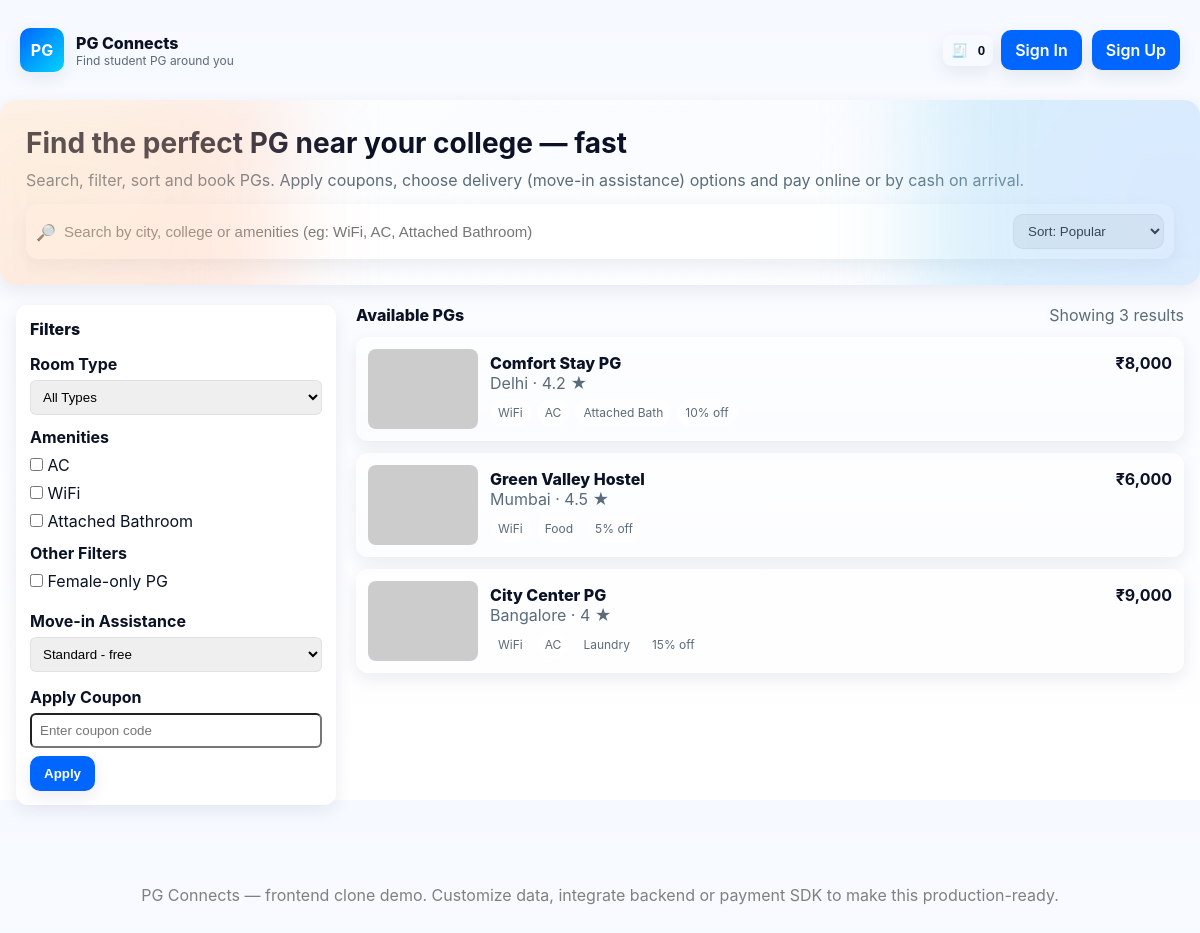
The page / on the database its author committed.
### tables this page shows
CREATE TABLE IF NOT EXISTS pgs (
    id INT AUTO_INCREMENT PRIMARY KEY,
    title VARCHAR(200) NOT NULL,
    city VARCHAR(100) NOT NULL,
    price DECIMAL(10,2) NOT NULL,
    rating FLOAT DEFAULT 0.0,
    discount INT DEFAULT 0,
    type VARCHAR(50) NOT NULL,
    amenities TEXT,
    image VARCHAR(255),
    femaleOnly BOOLEAN DEFAULT 0,
    vegOnly BOOLEAN DEFAULT 0,
    created_at TIMESTAMP DEFAULT CURRENT_TIMESTAMP
);

### index.php (the view, shortened to what this page needs)
<?php
include 'Backend/config.php';
$order = "ORDER BY created_at DESC";
try {
    $sql = "SELECT * FROM pgs";
    $sql .= " $order";
    $pgs = mysqli_query($conn, $sql);
    $pg_count = mysqli_num_rows($pgs);
} catch (Exception $e) {
    $error = $e->getMessage();
    $pg_count = 0;
    $pgs = [];
}
?>
<head>
    <link rel="stylesheet" href="style.css" />
</head>
<body>
    <div id="app">
        <header>
            <div class="brand">
                <div class="logo">PG</div>
                <div>
                    <div style="font-weight:800">PG Connects</div>
                    <div class="muted" style="font-size:12px">Find student PG around you</div>
                </div>
            </div>
            <div class="nav-actions">
                <div style="display:flex; gap:8px; align-items:center">
                    <button id="cartBtn" class="icon-btn">🧾 <span id="cartCount"
                            style="font-weight:700; margin-left:6px">0</span></button>
                    <div class="nav-actions">
                        <?php if (isset($_SESSION['username'])): ?>
                        <span style="margin-right:10px; font-weight:600;">
                            👋 Welcome,
                            <?php echo htmlspecialchars($_SESSION['username']); ?>
                        </span>
                        <a href="Backend/logout.php" class="btn">Logout</a>
                        <?php else: ?>
                        <a href="login.php" class="btn">Sign In</a>
                        <a href="signup.php" class="btn">Sign Up</a>
                        <?php endif; ?>
                    </div>
                </div>
            </div>
        </header>
        <section class="hero">
            <div class="bg-blobs">
                <div class="blob a"></div>
                <div class="blob b"></div>
            </div>
            <div class="hero-inner">
                <div class="left">
                    <h1>Find the perfect PG near your college — fast</h1>
                    <p class="lead">Search, filter, sort and book PGs. Apply coupons, choose delivery (move-in
                        assistance) options and pay online or by cash on arrival.</p>
                    <div class="controls">
                        <form method="GET" action="" style="width: 100%;">
                            <div class="search">
                                <span>🔎</span>
                                <input name="q" id="searchInput" value="<?php echo htmlspecialchars($_GET['q'] ?? ''); ?>"
                                    placeholder="Search by city, college or amenities (eg: WiFi, AC, Attached Bathroom)" />
                                <select name="sort" id="sortSelect" title="Sort" onchange="this.form.submit()">
                                    <option value="popular" <?php echo ($_GET['sort'] ?? '') == 'popular' ? 'selected' : ''; ?>>Sort: Popular</option>
                                </select>
                            </div>
                        </form>
                    </div>
                </div>
            </div>
        </section>
        <main class="main">
            <aside class="sidebar">
                <div style="font-weight:800; margin-bottom:15px">Filters</div>
                <form method="GET" action="">
                    <div style="margin-bottom:12px">
                        <div style="font-weight:700; margin-bottom:6px">Room Type</div>
                        <select name="type" onchange="this.form.submit()" style="width:100%; padding:8px; border-radius:6px;">
                            <option value="all" <?php echo ($_GET['type'] ?? '') == 'all' ? 'selected' : ''; ?>>All Types</option>
                        </select>
                    </div>
                    <div style="margin-bottom:12px">
                        <div style="font-weight:700; margin-bottom:8px">Amenities</div>
                        <div style="margin-bottom:8px">
                            <label><input type="checkbox" name="ac" <?php echo isset($_GET['ac']) ? 'checked' : ''; ?> onchange="this.form.submit()" /> AC</label>
                        </div>
                        <div style="margin-bottom:8px">
                            <label><input type="checkbox" name="wifi" <?php echo isset($_GET['wifi']) ? 'checked' : ''; ?> onchange="this.form.submit()" /> WiFi</label>
                        </div>
                        <div style="margin-bottom:8px">
                            <label><input type="checkbox" name="attached" <?php echo isset($_GET['attached']) ? 'checked' : ''; ?> onchange="this.form.submit()" /> Attached Bathroom</label>
                        </div>
                    </div>
                    <div style="margin-bottom:12px">
                        <div style="font-weight:700; margin-bottom:8px">Other Filters</div>
                        <div style="margin-bottom:8px">
                            <label><input type="checkbox" name="femaleOnly" <?php echo isset($_GET['femaleOnly']) ? 'checked' : ''; ?> onchange="this.form.submit()" /> Female-only PG</label>
                        </div>
                    </div>
                </form>
                <div style="margin-top:20px">
                    <div style="font-weight:700; margin-bottom:6px">Move-in Assistance</div>
                    <select id="deliveryOption" style="width:100%; padding:8px; border-radius:6px;">
                        <option value="standard">Standard - free</option>
                    </select>
                </div>
                <div style="margin-top:15px">
                    <div style="font-weight:700; margin-bottom:6px">Apply Coupon</div>
                    <input id="couponInput" placeholder="Enter coupon code"
                        style="width:100%; padding:8px; border-radius:6px;" />
                    <div style="margin-top:8px; display:flex; gap:8px;">
                        <button id="applyCoupon" class="btn">Apply</button>
                    </div>
                </div>
            </aside>
            <section>
                <div style="display:flex; align-items:center; justify-content:space-between; margin-bottom:12px">
                    <div style="font-weight:800">Available PGs</div>
                    <div class="muted">Showing <?php echo $pg_count; ?> results</div>
                </div>
                <?php if (isset($error)): ?>
                    <div class="error-message">Error loading PGs: <?php echo htmlspecialchars($error); ?></div>
                <?php else: ?>
                    <div class="listings">
                        <?php while ($pg = mysqli_fetch_assoc($pgs)): ?>
                            <div class="card">
                                <img src="<?php echo htmlspecialchars($pg['image']); ?>"
                                     alt="<?php echo htmlspecialchars($pg['title']); ?>"
                                     onerror="this.src='https://via.placeholder.com/300x200?text=PG+Image'" />
                                <div class="meta">
                                    <div style="display:flex; justify-content:space-between; align-items:center">
                                        <div style="font-weight:800"><?php echo htmlspecialchars($pg['title']); ?></div>
                                        <div class="price">₹<?php echo number_format($pg['price']); ?></div>
                                    </div>
                                    <div class="muted">
                                        <?php echo htmlspecialchars($pg['city']); ?> · <?php echo $pg['rating']; ?> ★
                                    </div>
                                    <div class="tags">
                                        <?php
                                        $tags = explode(",", $pg['amenities']);
                                        foreach ($tags as $t) {
                                            echo "<div class='tag'>" . htmlspecialchars(trim($t)) . "</div>";
                                        }
                                        ?>
                                        <?php if ($pg['discount'] > 0) echo "<div class='tag'>{$pg['discount']}% off</div>"; ?>
                                    </div>
                                </div>
                            </div>
                        <?php endwhile; ?>
                    </div>
                <?php endif; ?>
            </section>
        </main>
        <footer>
            <div style="max-width:1200px; margin:0 auto; text-align:center; padding:20px;">
                <div style="color:gray; margin-bottom:15px;">
                    PG Connects &mdash; frontend clone demo. Customize data, integrate backend or payment SDK to make
                    this production-ready.
                </div>
            </div>
        </footer>
    </div>
</body>
</html>

### style.css (style rules this page uses)
* { box-sizing: border-box; margin: 0; padding: 0; }
html, body, #app { height: 100%; }
body { font-family: Inter, ui-sans-serif, system-ui, -apple-system, "Segoe UI", Roboto, "Helvetica Neue", Arial; background: var(--bg); color: var(--fg); transition: background .3s ease, color .3s ease; }
header { position: sticky; top: 16px; display: flex; align-items: center; justify-content: space-between; gap: 16px; padding: 12px 20px; max-width: 1200px; margin: 12px auto; z-index: 20; }
.brand { display: flex; align-items: center; gap: 12px; }
.logo { width: 44px; height: 44px; border-radius: 10px; background: linear-gradient(135deg, var(--accent), #00d4ff); box-shadow: var(--shadow); display: flex; align-items: center; justify-content: center; color: white; font-weight: 700; }
.nav-actions { display: flex; gap: 10px; align-items: center; }
button, .btn { background: var(--accent); color: white; border: none; padding: 10px 14px; border-radius: 10px; cursor: pointer; font-weight: 600; box-shadow: var(--shadow); }
.icon-btn { background: transparent; color: var(--fg); border-radius: 8px; padding: 8px; }
.hero { max-width: 1200px; margin: 20px auto; padding: 26px; border-radius: 16px; background: linear-gradient(135deg, rgba(255, 255, 255, 0.6), rgba(255, 255, 255, 0.3)); backdrop-filter: blur(6px); box-shadow: var(--shadow); position: relative; overflow: hidden; }
.hero-inner { display: flex; gap: 20px; align-items: center; }
.hero .left { flex: 1; }
h1 { font-size: 28px; margin-bottom: 10px; }
p.lead { color: var(--muted); margin-bottom: 14px; }
.bg-blobs { position: absolute; inset: 0; z-index: 0; pointer-events: none; }
.blob { position: absolute; filter: blur(48px); opacity: 0.35; transform: translate3d(0, 0, 0); }
.blob.a { width: 360px; height: 360px; left: -80px; top: -40px; background: radial-gradient(circle at 30% 20%, #ffd6a5, #ffb4a2); animation: float 12s ease-in-out infinite; }
.blob.b { width: 420px; height: 420px; right: -140px; bottom: -80px; background: radial-gradient(circle at 60% 60%, #a0c4ff, #90e0ef); animation: float 18s ease-in-out infinite reverse; }
.controls { display: flex; gap: 12px; margin-top: 12px; align-items: center; }
.search { flex: 1; display: flex; gap: 8px; background: var(--card); padding: 10px; border-radius: 12px; align-items: center; box-shadow: var(--shadow); }
.search input { border: 0; outline: none; background: transparent; width: 100%; color: var(--fg); font-size: 15px; }
select, input[type=number], input[type=text] { border-radius: 10px; border: 1px solid rgba(0, 0, 0, 0.06); padding: 8px 10px; }
.main { max-width: 1200px; margin: 20px auto; display: grid; grid-template-columns: 320px 1fr; gap: 20px; padding: 0 16px; }
.sidebar { position: relative; padding: 14px; border-radius: 12px; background: var(--card); box-shadow: var(--shadow); }
.listings { display: grid; gap: 12px; }
.card { display: flex; gap: 12px; padding: 12px; border-radius: 12px; background: linear-gradient(180deg, rgba(255, 255, 255, 0.6), transparent); box-shadow: var(--shadow); align-items: center; }
.card img { width: 110px; height: 80px; object-fit: cover; border-radius: 8px; }
.meta { flex: 1; }
.price { font-weight: 700; }
.tags { display: flex; gap: 6px; margin-top: 6px; flex-wrap: wrap; }
.tag { background: var(--glass); padding: 6px 8px; border-radius: 999px; font-size: 12px; color: var(--muted); }
footer { max-width: 1200px; margin: 40px auto; padding: 20px; color: var(--muted); }
.muted { color: var(--muted); }
.card { transform-origin: center; transition: transform .18s cubic-bezier(.2, .9, .3, 1), box-shadow .18s ease; }
header .nav-actions a.btn { text-decoration: none; }

### rows shown on the page
pgs: title "Comfort Stay PG", price "8,000", city "Delhi", rating "4.2", amenities "WiFi", amenities "AC", amenities "Attached Bath", discount "10"
pgs: title "Green Valley Hostel", price "6,000", city "Mumbai", rating "4.5", amenities "WiFi", amenities "Food", discount "5"
pgs: title "City Center PG", price "9,000", city "Bangalore", rating "4", amenities "WiFi", amenities "AC", amenities "Laundry", discount "15"

### other values the page prints
$pg_count "3"
